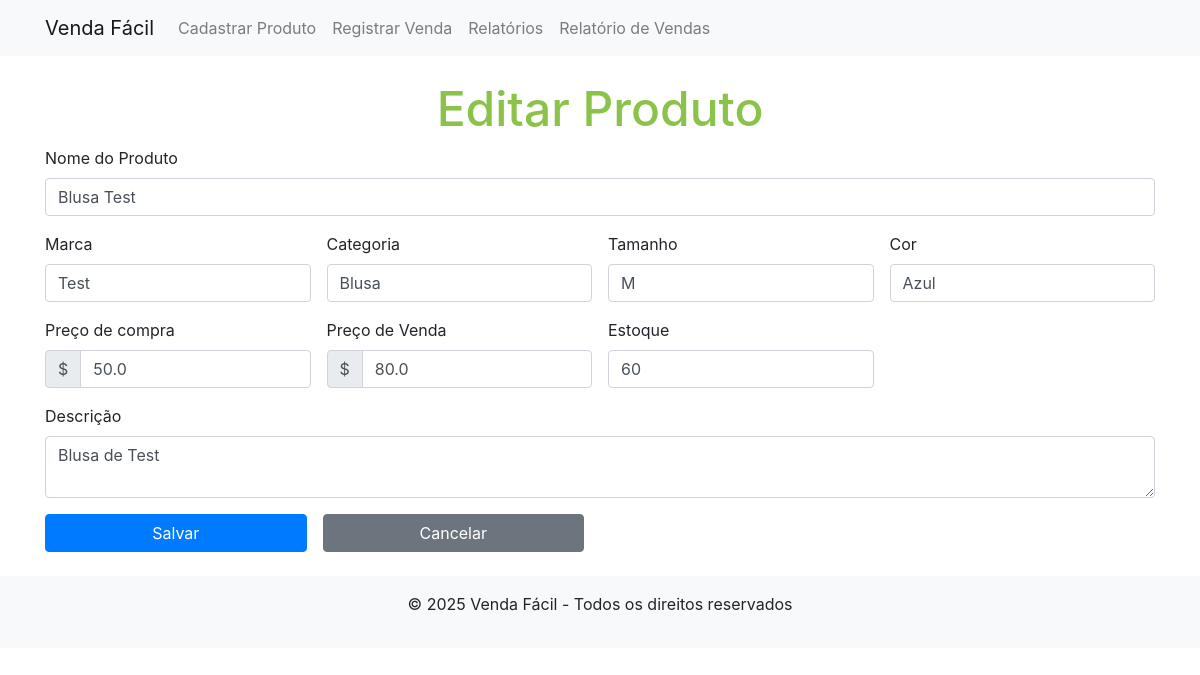
Page /products/product/1/edit on the committed database.
### app/models/product.py (models this page shows)
class Product(db.Model):
    id = db.Column(db.Integer, primary_key=True)
    name = db.Column(db.String(100), nullable=False)
    size = db.Column(db.String(100), nullable=False)
    color = db.Column(db.String(100), nullable=False)
    brand = db.Column(db.String(100), nullable=False)
    category = db.Column(db.String(100), nullable=False)
    description = db.Column(db.String(200))
    cost = db.Column(db.Float, nullable=False, default=0.0)
    price = db.Column(db.Float, nullable=False, default=0.0)
    stock = db.Column(db.Integer, nullable=False, default=0)
    created_at = db.Column(db.DateTime, default=datetime.datetime.utcnow)

### app/routes/product_routes.py (the view, shortened to what this page needs)
@product_routes.route("/product/<int:product_id>/edit", methods=["GET", "POST"])
def edit_product(product_id):
    product = Product.query.get_or_404(product_id)
    return render_template(
        "product_form.html", action="Editar Produto", product=product
    )

### app/templates/product_form.html (shortened to what this page needs)
{% extends "base.html" %}
{% block content %}
<h1>{{ action }}</h1>
<form method="POST">
  <div class="mb-3">
    <label for="name" class="form-label">Nome do Produto</label>
    <input
      type="text"
      name="name"
      id="name"
      class="form-control"
      value="{{ product.name if product else '' }}"
      required
    />
  </div>
  <div class="d-flex flex-row gap-3 mb-3">
    <div class="mr-3 w-25">
      <label for="brand" class="form-label">Marca</label>
      <input
        type="text"
        name="brand"
        id="brand"
        class="form-control"
        value="{{ product.brand if product else '' }}"
        required
      />
    </div>
    <div class="mr-3 w-25">
      <label for="category" class="form-label">Categoria</label>
      <input
        type="text"
        name="category"
        id="category"
        class="form-control"
        value="{{ product.category if product else '' }}"
        required
      />
    </div>
    <div class="mr-3 w-25">
      <label for="size" class="form-label">Tamanho</label>
      <input
        type="text"
        name="size"
        id="size"
        class="form-control"
        value="{{ product.size if product else '' }}"
        required
      />
    </div>
    <div class="w-25">
      <label for="color" class="form-label">Cor</label>
      <input
        type="text"
        name="color"
        id="color"
        class="form-control"
        value="{{ product.color if product else '' }}"
        required
      />
    </div>
  </div>
  <div class="d-flex flex-row gap-3 mb-3 w-100">
    <div class="mr-3 w-25">
      <label for="cost" class="form-label">Preço de compra</label>
      <div class="input-group">
        <div class="input-group-prepend">
          <span class="input-group-text">$</span>
        </div>
        <input
          type="number"
          step="0.01"
          name="cost"
          id="cost"
          class="form-control"
          value="{{ product.cost if product else '' }}"
          required
        />
      </div>
    </div>
    <div class="mr-3 w-25">
      <label for="price" class="form-label">Preço de Venda</label>
      <div class="input-group">
        <div class="input-group-prepend">
          <span class="input-group-text">$</span>
        </div>
        <input
          type="number"
          step="0.01"
          name="price"
          id="price"
          class="form-control"
          value="{{ product.price if product else '' }}"
          required
        />
      </div>
    </div>
    <div class="mr-3 w-25">
      <label for="stock" class="form-label">Estoque</label>
      <input
        type="number"
        name="stock"
        id="stock"
        class="form-control"
        value="{{ product.stock if product else '' }}"
        required
      />
    </div>
    <div class="w-25"></div>
  </div>
  <div class="mb-3">
    <label for="description" class="form-label">Descrição</label>
    <textarea name="description" id="description" class="form-control">{{ product.description if product else '' }}</textarea>
  </div>
  <div class="d-flex flex-row w-50">
    <button type="submit" class="btn btn-primary mr-3 w-50">Salvar</button>
    <a
      href="{{ url_for('main_routes.index') }}"
      class="btn btn-secondary mr-3 w-50"
    >
      Cancelar
    </a>
  </div>
</form>
{% endblock %}

### app/static/css/styles.css (style rules this page uses)
h1 { font-size: 48px; text-align: center; color: #8bc34a; }

### rows in the picture
Product: name "Blusa Test", brand "Test", category "Blusa", size "M", color "Azul", cost "50.0", price "80.0", stock "60", description "Blusa de Test"

### other values in the picture
{{ action }} "Editar Produto"
